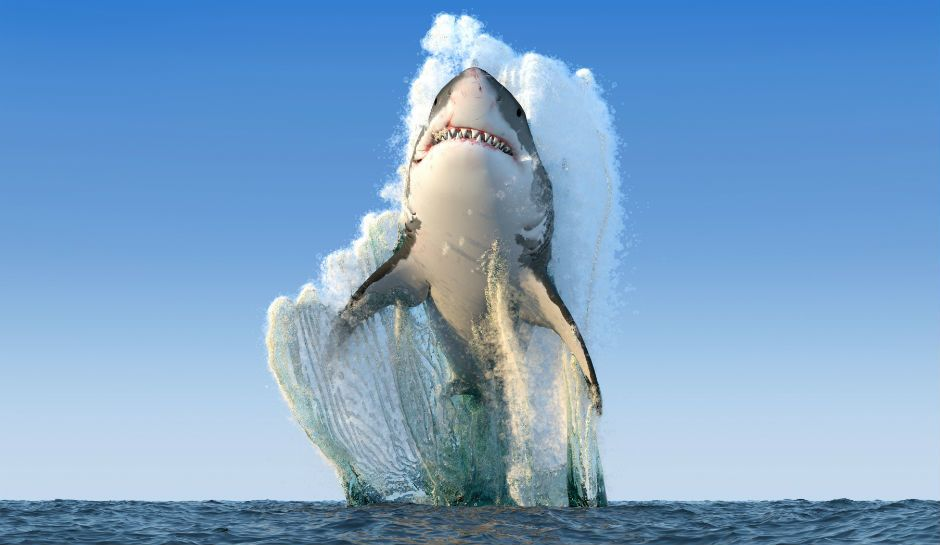
#> input picture images/shark.jpg, 940 x 545 px
$ python histograma.py
#> lines starting #> are read from the running program, lines starting #| are printed output that depends on the picture
import cv2
import numpy as np
from matplotlib import pyplot as plt

img = cv2.imread('../images/shark.jpg', cv2.IMREAD_GRAYSCALE)
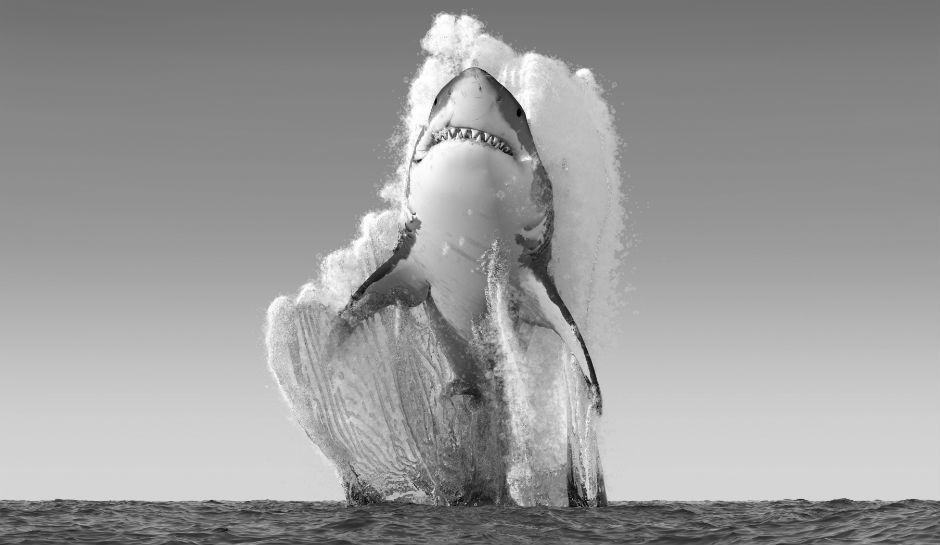
#> img: shape (545, 940); min 0, max 255, mean 155.2

plt.hist(img.ravel(),256,[0,256]); plt.show()
#> after `plt.hist(img.ravel(), 256, [0, 256])`:
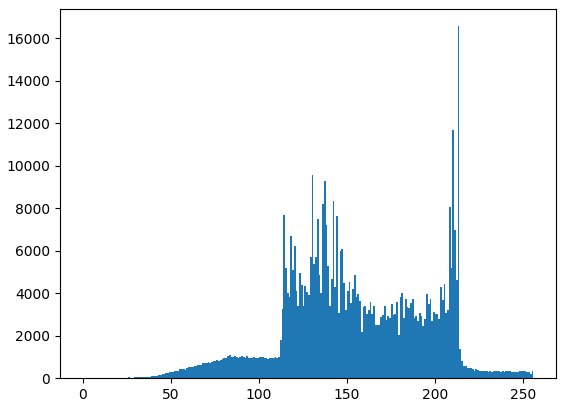
#> figure drawn by matplotlib, 1 panel; tallest bar 16574 high, from x = 213 to 214

$ run again, with images/dog1.jpg copied over images/shark.jpg
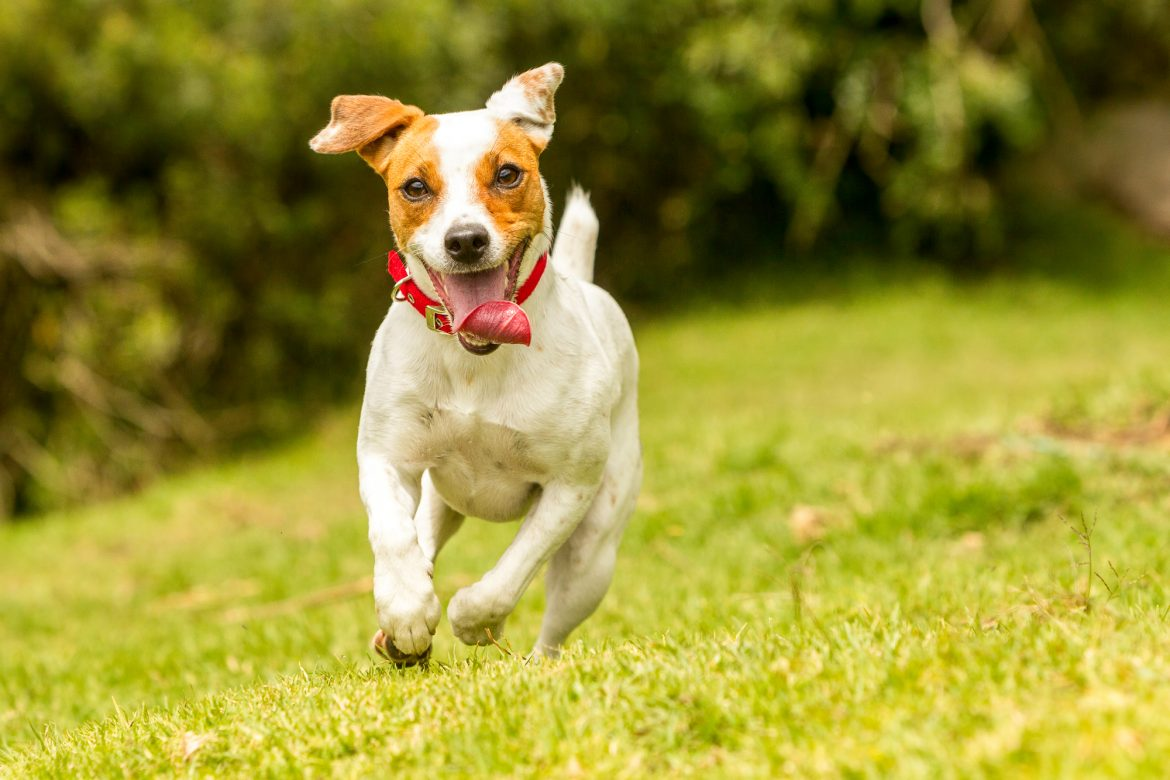
#> input picture images/dog1.jpg, 1170 x 780 px
#> `img = cv2.imread('../images/shark.jpg', cv2.IMREAD_GRAYSCALE)`:
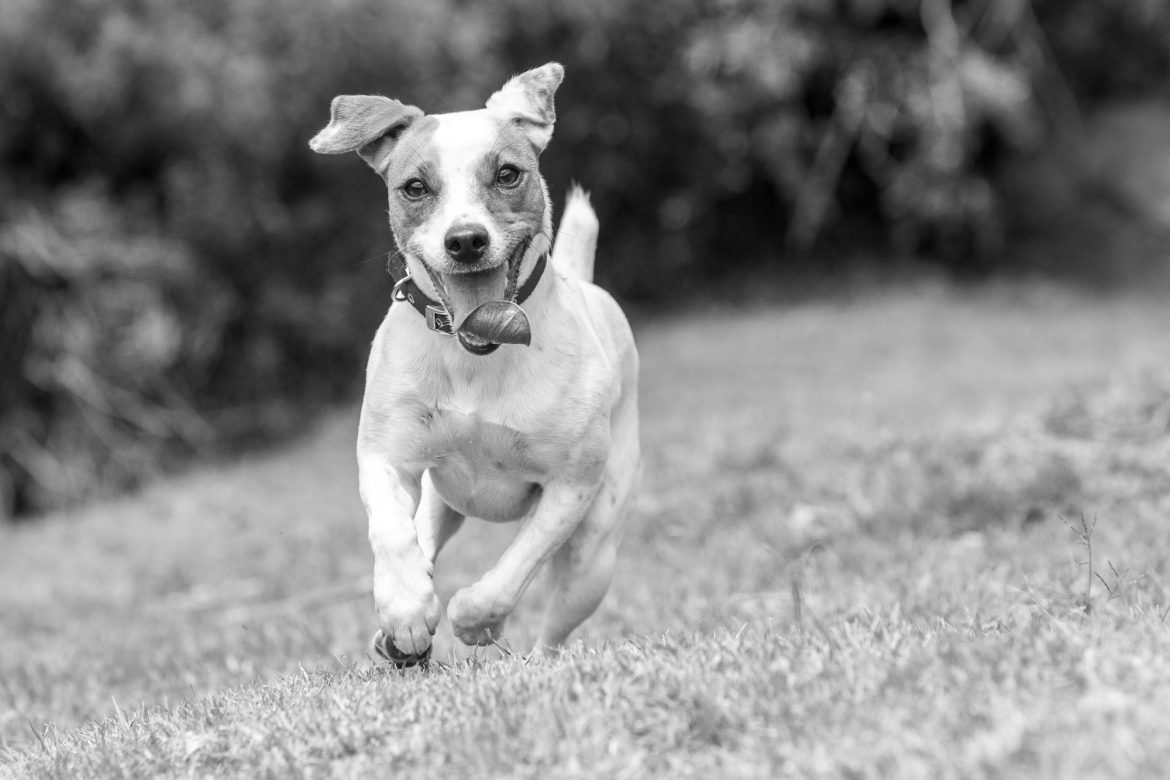
#> img: shape (780, 1170); min 0, max 255, mean 135.3
#> `plt.hist(img.ravel(), 256, [0, 256])`:
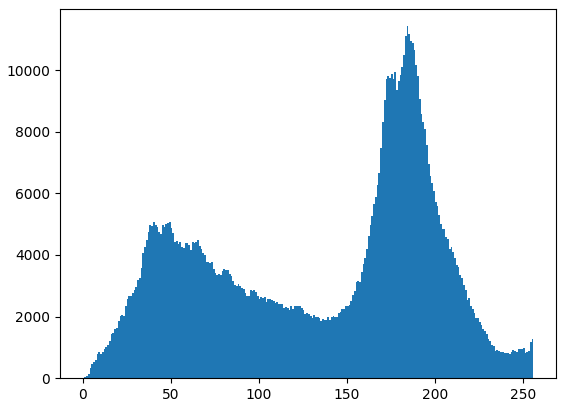
#> figure drawn by matplotlib, 1 panel; tallest bar 11424 high, from x = 184 to 185

$ run again, with images/dog2.jpg copied over images/shark.jpg
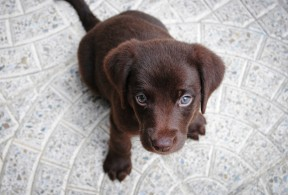
#> input picture images/dog2.jpg, 288 x 195 px
#> `img = cv2.imread('../images/shark.jpg', cv2.IMREAD_GRAYSCALE)`:
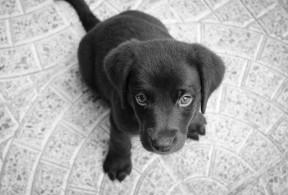
#> img: shape (195, 288); min 2, max 255, mean 166.2
#> `plt.hist(img.ravel(), 256, [0, 256])`:
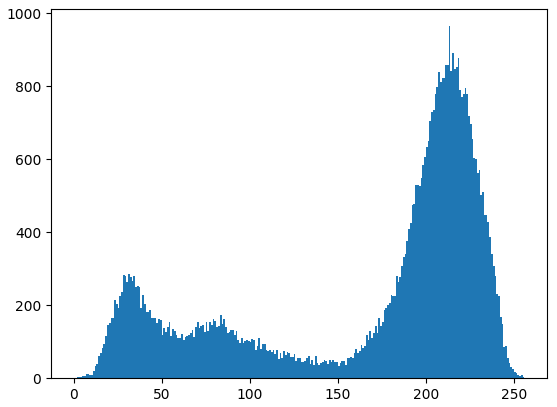
#> figure drawn by matplotlib, 1 panel; tallest bar 964 high, from x = 213 to 214
